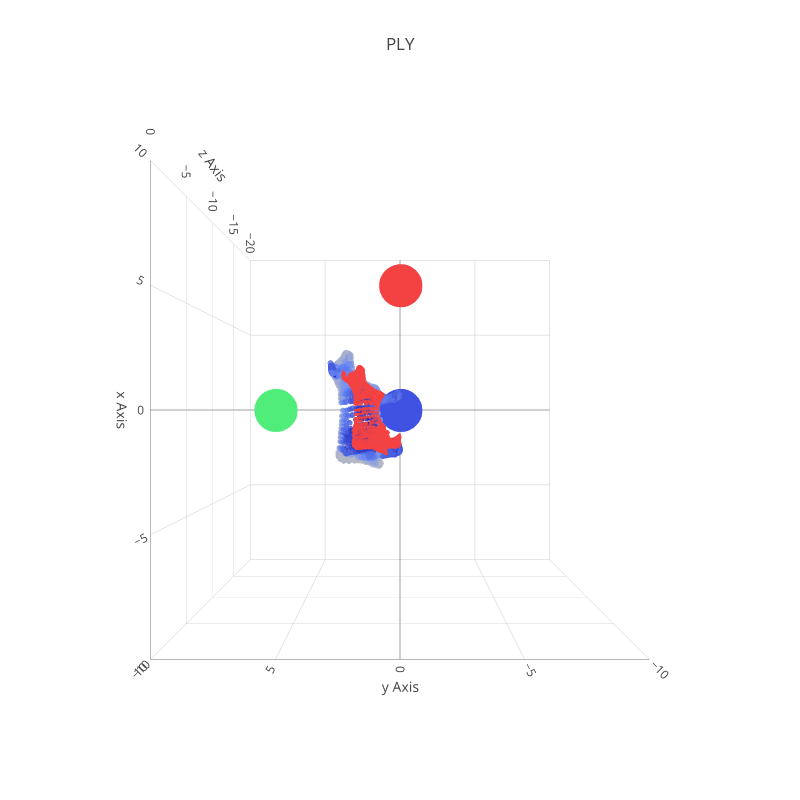

Notebook code cell kept with this figure:
### Markdown cell above
### Plot!

### Code cell
projCowScat =Scatter3d(x=x2,
                y=y2,
                z=np.tile(-10,len(x2)),#z2,
                mode='markers',
                marker=dict(
                    size=1,
                    color='#f44242',                # set color to an array/list of desired values
                    opacity=0.8)
               )
                
xMark =Scatter3d(x=[5],
            y=[0],
            z=[0],
            mode='markers',
            marker=dict(size=15,color='#f44242')
           )

yMark =Scatter3d(x=[0],
            y=[5],
            z=[0],
            mode='markers',
            marker=dict(size=15,color='#50ed7a')
           )

zMark =Scatter3d(x=[0],
            y=[0],
            z=[-5],
            mode='markers',
            marker=dict(size=15,color='#3f52e2')
           )

        
axis=dict(showbackground=False,
          showline=True,  
          zeroline=True,
          showgrid=True,
          showticklabels=True,
          title='' 
          )

layout = Layout(title="PLY", 
                width=800,
                height=800,
                showlegend=False,
                scene=Scene(aspectmode='manual',
                            aspectratio=dict(x=1, y=1, z=1),
                            xaxis=dict(range=[-10, 10], title='x Axis'),
                            yaxis=dict(range=[-10, 10], title='y Axis'),
                            zaxis=dict(range=[-20,0], title='z Axis'),
                            camera = dict(
                                up=dict(x=1, y=0, z=0),
                                center=dict(x=0, y=0, z=0),
                                eye=dict(x=0, y=0, z=2)
                            ),

                           ),
                margin=Margin(t=100),
                hovermode='closest',
                
                )


data=Data([cowScat,projCowScat,xMark,yMark,zMark])
fig=Figure(data=data, layout=layout)
iplot(fig)

### Figure 1 — Plotly figure (JSON) as saved in the notebook; plotly's stock layout.template omitted (floating-point values rounded to 4 significant figures; data arrays with more than 128 entries replaced by an {"elided": "..."} marker saying what was removed)
{"data": [{"marker": {"color": {"elided": "2903 float values"}, "colorscale": "Red", "opacity": 0.8, "size": 2}, "mode": "markers", "type": "scatter3d", "x": {"elided": "2903 float values"}, "y": {"elided": "2903 float values"}, "z": {"elided": "2903 float values"}}, {"marker": {"color": "#f44242", "opacity": 0.8, "size": 1}, "mode": "markers", "type": "scatter3d", "x": {"elided": "2903 float values"}, "y": {"elided": "2903 float values"}, "z": {"elided": "2903 int values"}}, {"marker": {"color": "#f44242", "size": 15}, "mode": "markers", "type": "scatter3d", "x": [5], "y": [0], "z": [0]}, {"marker": {"color": "#50ed7a", "size": 15}, "mode": "markers", "type": "scatter3d", "x": [0], "y": [5], "z": [0]}, {"marker": {"color": "#3f52e2", "size": 15}, "mode": "markers", "type": "scatter3d", "x": [0], "y": [0], "z": [-5]}], "layout": {"height": 800, "hovermode": "closest", "margin": {"t": 100}, "scene": {"aspectmode": "manual", "aspectratio": {"x": 1, "y": 1, "z": 1}, "camera": {"center": {"x": 0, "y": 0, "z": 0}, "eye": {"x": 0, "y": 0, "z": 2}, "up": {"x": 1, "y": 0, "z": 0}}, "xaxis": {"range": [-10, 10], "title": "x Axis"}, "yaxis": {"range": [-10, 10], "title": "y Axis"}, "zaxis": {"range": [-20, 0], "title": "z Axis"}}, "showlegend": false, "title": "PLY", "width": 800}}
